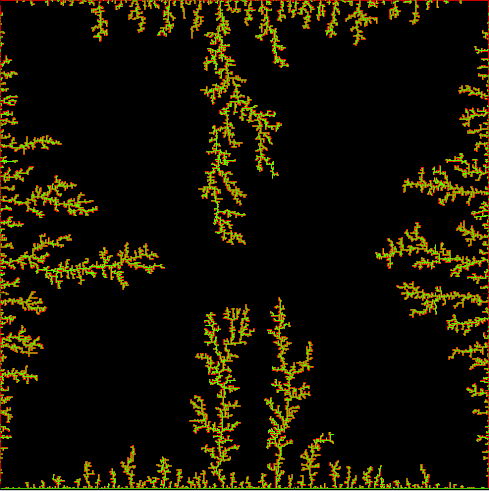

Reproduce this figure in Python.
import random as rd
import matplotlib.pyplot as plt
import numpy as np
import time
import csv

class dla(object):
	def __init__(self, N, m):
		self.size = N
		self.arena = [[0 for i in xrange(N)] for j in xrange(N)]
		for j in range(N):
			self.arena[j][0] = 1
		for j in range(N):
			self.arena[0][j] = 1
		for j in range(N):
			self.arena[j][N-1] = 1
		for j in range(N):
			self.arena[N-1][j] = 1
		self.particles = m
	
	def start(self, edge):
		return (self.size/2, self.size/2)
	
	def neighbours(self, pos):
		l = [(pos[0], (pos[1]-1)%N), ((pos[0]-1)%N, pos[1]), (pos[0], (pos[1]+1)%N), ((pos[0]+1)%N, pos[1])]
		return l
	
	def walk(self, seed):
		while(True):
			ney = self.neighbours(seed)
			for x in ney:
				if(self.arena[x[0]][x[1]]==1):
					self.arena[seed[0]][seed[1]] = 1
					self.particles -= 1
					return seed
			seed = ney[rd.randint(0,len(ney)-1)]
	
	def simulate(self):
		while(self.particles>0):
			t0 = time.time()
			print self.particles
			edge = 1
			seed = self.start(edge)
			seed = self.walk(seed)
			u = time.time()-t0
			t.append(u)
			data.writerow([m-self.particles, u, seed[0], seed[1]])

t = []
N = 500
m = 25000

output = open('times.csv', 'w+')
data = csv.writer(output)
data.writerow(['Particle#', 'Stick Time', 'Row', 'Column'])

model = dla(N, m)
model.simulate()

plt.imshow(np.asmatrix(model.arena), cmap = 'prism')
plt.show()

plt.plot(range(1, len(t)+1), t)
plt.show()
